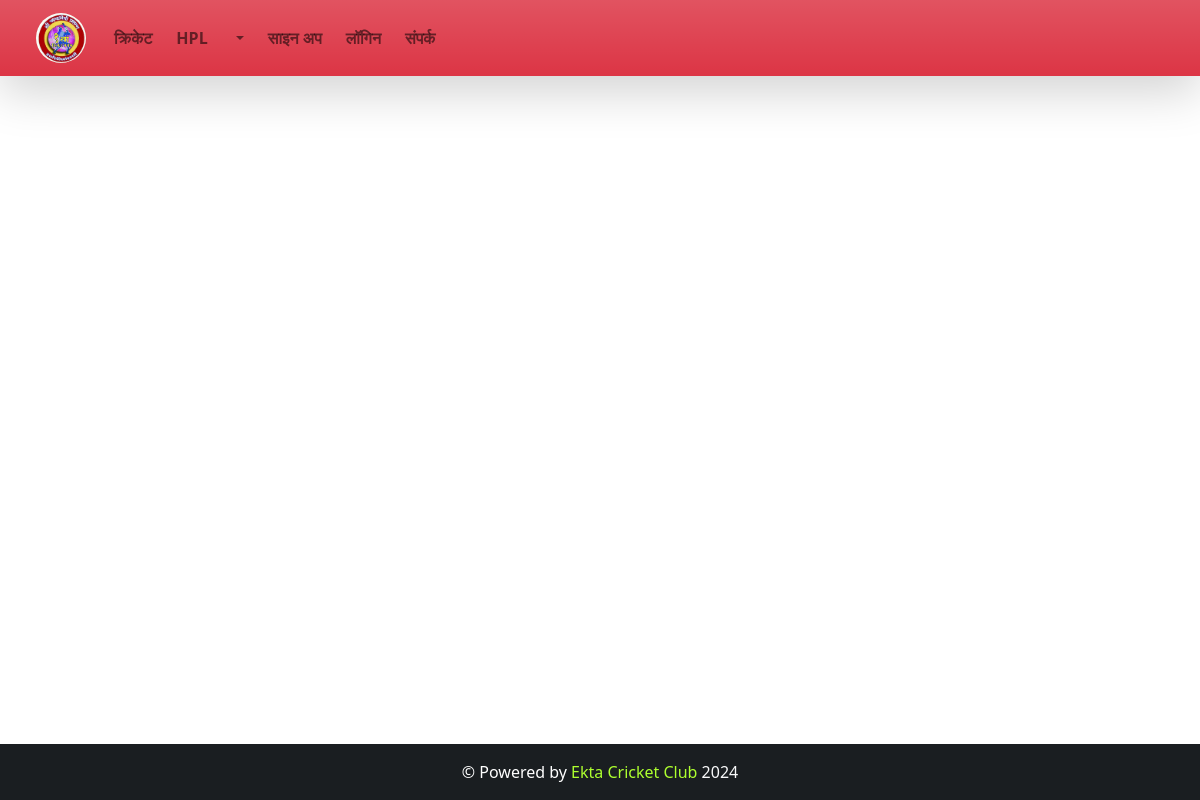
The app's page /cricket/, older data.
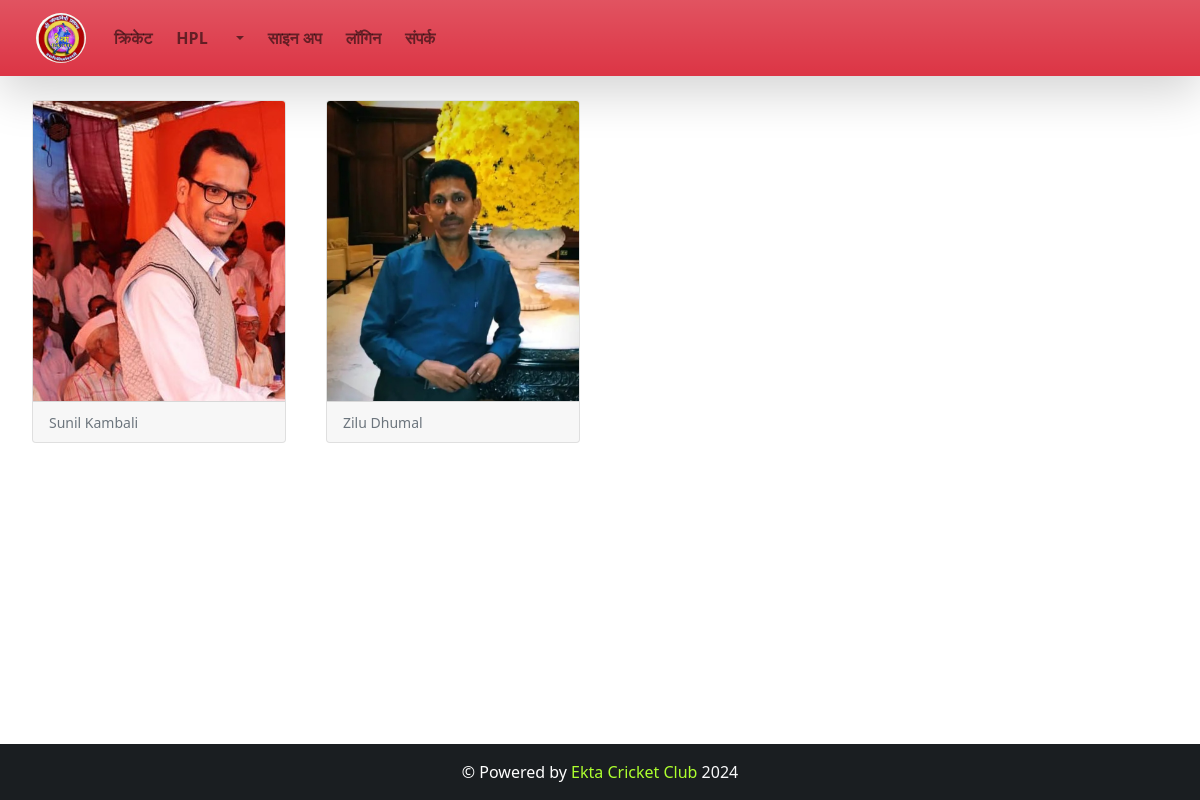
The same page, newer data.
### ekta/models.py (models this page shows)
class Cricket_Member(models.Model):
    Name = models.CharField(max_length=100)
    Discription = models.CharField(max_length=200, blank=True)
    Photo = models.ImageField(upload_to="Ekta_Boys_photo")

### ekta/views.py (the view)
# urls.py: path('cricket/', views.cricket,name="cricket"),
def cricket(request):
    img=Cricket_Member.objects.all()
    context={'education':'active', 'img':img}
    return render(request,'ekta1/cricket.html',context)

### ekta/templates/ekta1/cricket.html (shortened to what this page needs)
{% extends 'ekta1/base.html' %}
{% load static %}
{% block content %}
<div class="container-fluid">
    <div class="row">
        <div class="col-sm-12 mt-3">
            <div class="row">
                {% for x in img %}
                    <div class="col-sm-3">
                    <div class="card m-2">
                        <img src="{{x.Photo.url}}" alt="" class="card-img-top" height="300px">
                        <div class="card-footer">
                        <small class="text-muted">{{x.Name}}</small> <br>
                        </div>
                    </div>
                    </div>
                {% endfor %}
              </div>
        </div>
    </div>
</div>
{% endblock content %}

Row changes from the older to the newer data that the page shows:
added Cricket_Member: Photo (picture), Name "Sunil Kambali"
added Cricket_Member: Photo (picture), Name "Zilu Dhumal"
